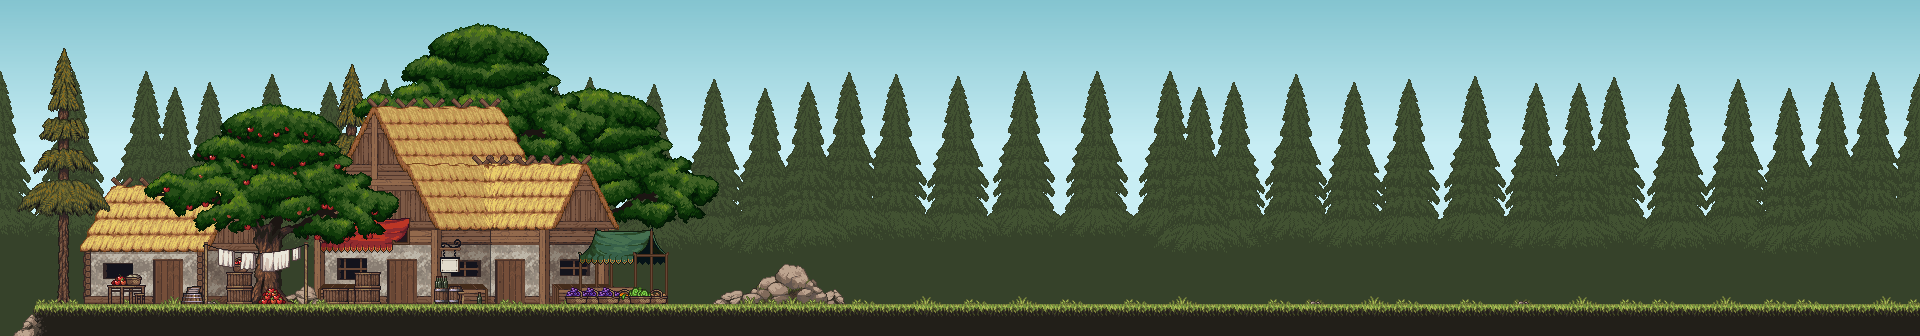

A 2D game scene composited from a Tiled map and its tileset images. What follows is a short description and the map's XML, with each tile layer's data collapsed to a summary:
An orthogonal 120x21 tile map with 16x16 px tiles, 18 tile layers (背景3, 背景1, 地面, 树, ...), 5 hidden layers not drawn, 9 tilesets.

<map version="1.10" tiledversion="1.11.2" orientation="orthogonal" renderorder="right-down" width="120" height="21" tilewidth="16" tileheight="16" infinite="0" nextlayerid="31" nextobjectid="1">
 <tileset firstgid="1" source="资源_地面.tsx" />
 <tileset firstgid="649" source="村舍_2.tsx" />
 <tileset firstgid="3749" source="村舍.tsx" />
 <tileset firstgid="3762" source="资源_图块1.tsx" />
 <tileset firstgid="4646" source="背景图.tsx" />
 <tileset firstgid="4651" source="资源_树木.tsx" />
 <tileset firstgid="5155" source="树木.tsx" />
 <tileset firstgid="5167" source="资源_其他图块.tsx" />
 <tileset firstgid="5419" source="农作物_.tsx" />
 <layer id="14" name="背景3" width="120" height="21">
  <data>[2520 cells, 2 non-empty, 1 distinct tile ids]</data>
 </layer>
 <layer id="17" name="背景222" width="120" height="21" visible="0">
  <data>[2520 cells, 2 non-empty, 1 distinct tile ids]</data>
 </layer>
 <layer id="16" name="背景22" width="120" height="21" visible="0">
  <data>[2520 cells, 2 non-empty, 1 distinct tile ids]</data>
 </layer>
 <layer id="15" name="背景2" width="120" height="21" visible="0">
  <data>[2520 cells, 2 non-empty, 1 distinct tile ids]</data>
 </layer>
 <layer id="13" name="背景1" width="120" height="21">
  <data>[2520 cells, 2 non-empty, 1 distinct tile ids]</data>
 </layer>
 <layer id="3" name="地面" width="120" height="21">
  <data>[2520 cells, 265 non-empty, 39 distinct tile ids]</data>
 </layer>
 <layer id="27" name="树" width="120" height="21">
  <data>[2520 cells, 16 non-empty, 16 distinct tile ids]</data>
 </layer>
 <layer id="26" name="树" width="120" height="21">
  <data>[2520 cells, 1 non-empty, 1 distinct tile ids]</data>
 </layer>
 <layer id="19" name="房" width="120" height="21">
  <data>[2520 cells, 1 non-empty, 1 distinct tile ids]</data>
 </layer>
 <layer id="24" name="房" width="120" height="21">
  <data>[2520 cells, 1 non-empty, 1 distinct tile ids]</data>
 </layer>
 <layer id="25" name="房" width="120" height="21">
  <data>[2520 cells, 0 non-empty, 0 distinct tile ids]</data>
 </layer>
 <layer id="1" name="草皮" width="120" height="21">
  <data>[2520 cells, 71 non-empty, 8 distinct tile ids]</data>
 </layer>
 <layer id="30" name="石头" width="120" height="21">
  <data>[2520 cells, 8 non-empty, 8 distinct tile ids]</data>
 </layer>
 <layer id="9" name="石头" width="120" height="21">
  <data>[2520 cells, 19 non-empty, 19 distinct tile ids]</data>
 </layer>
 <layer id="10" name="墓碑" width="120" height="21" visible="0">
  <data>[2520 cells, 20 non-empty, 8 distinct tile ids]</data>
 </layer>
 <layer id="11" name="水流" width="120" height="21" visible="0">
  <data>[2520 cells, 0 non-empty, 0 distinct tile ids]</data>
 </layer>
 <layer id="7" name="树" width="120" height="21">
  <data>[2520 cells, 64 non-empty, 64 distinct tile ids]</data>
 </layer>
 <layer id="28" name="农作物" width="120" height="21">
  <data>[2520 cells, 14 non-empty, 14 distinct tile ids]</data>
 </layer>
 <layer id="29" name="农作物" width="120" height="21">
  <data>[2520 cells, 21 non-empty, 13 distinct tile ids]</data>
 </layer>
 <layer id="22" name="树后" width="120" height="21">
  <data>[2520 cells, 8 non-empty, 8 distinct tile ids]</data>
 </layer>
 <layer id="20" name="树前" width="120" height="21">
  <data>[2520 cells, 8 non-empty, 8 distinct tile ids]</data>
 </layer>
 <layer id="21" name="树前" width="120" height="21">
  <data>[2520 cells, 16 non-empty, 16 distinct tile ids]</data>
 </layer>
 <layer id="23" name="树前前" width="120" height="21">
  <data>[2520 cells, 40 non-empty, 40 distinct tile ids]</data>
 </layer>
</map>
